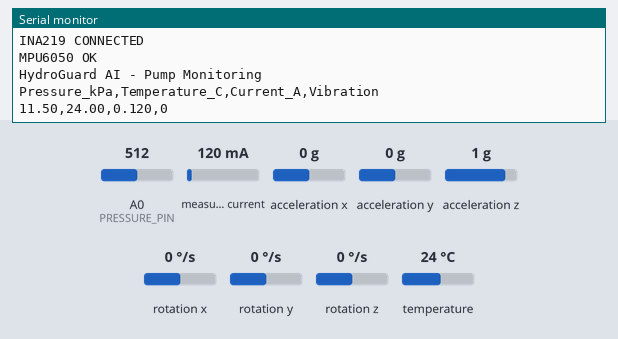
This sketch was run on a simulated ESP8266 (NodeMCU). On the bench: the last lines printed to the serial monitor. The test bench sets the inputs (shaded band); at power-on: measured current 120 mA, temperature 24 °C, A0 (PRESSURE_PIN) = 512, acceleration x 0 g, acceleration y 0 g, acceleration z 1 g, rotation x 0 °/s, rotation y 0 °/s, rotation z 0 °/s (analog values on the 0–1023 scale).

Above: at 2.3 s.
2.4 s: measured current set to 40 mA
At 3.7 s:
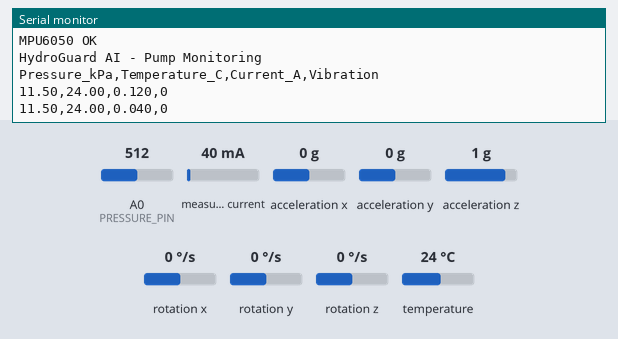
3.9 s: temperature set to 12 °C
At 4.8 s:
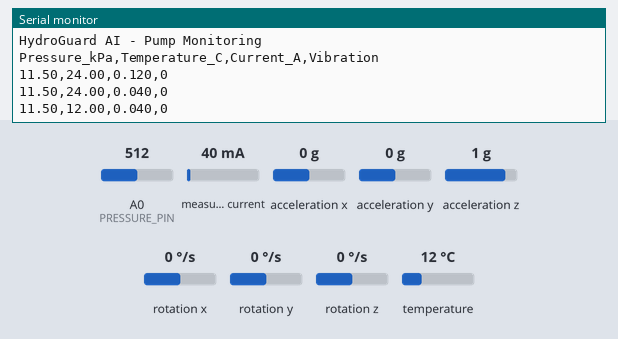
5.4 s: A0 (PRESSURE_PIN) set to 716
At 6.6 s:
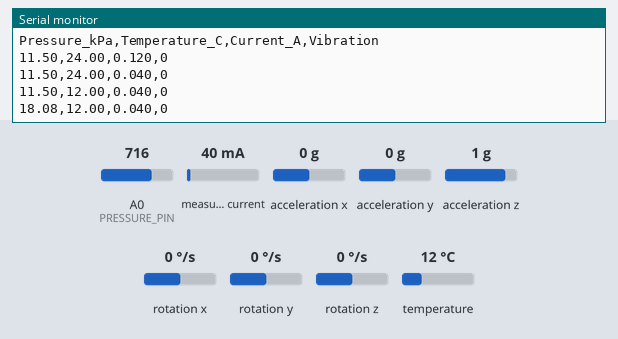
6.9 s: acceleration x set to -1.4 g
At 8.0 s:
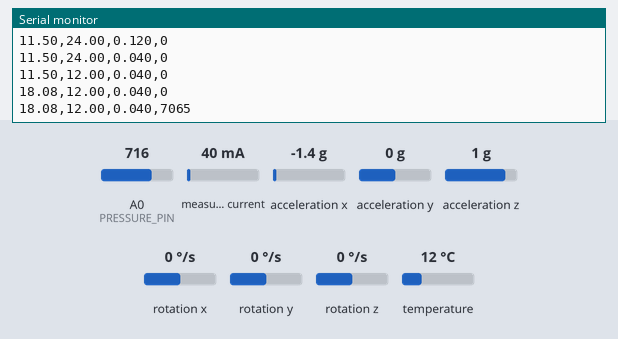
8.4 s: acceleration y set to -1.4 g
At 9.8 s:
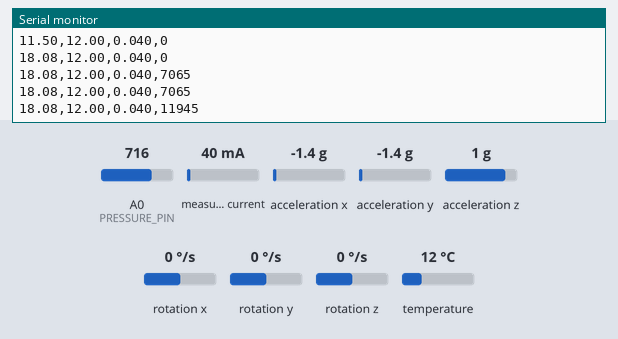
9.9 s: temperature set to 19 °C
At 11.2 s:
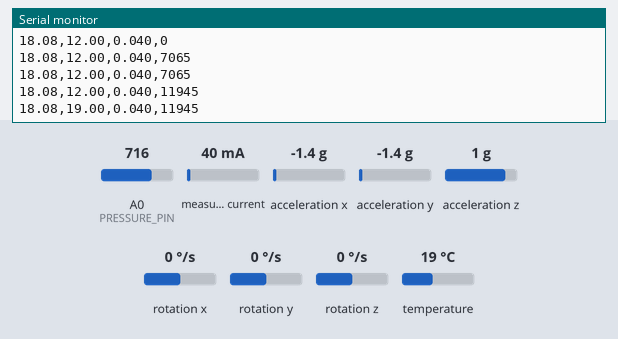
Timing chart, 0 to 12.4 s (numbered marks = the images above; inputs shaded):
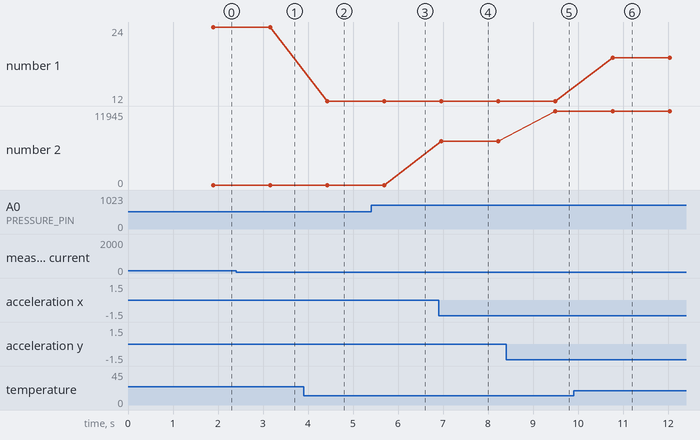

Measured:
- after the input at 2.4 s, the serial monitor: prints a new line after 0.76 s (image 1)
- after the input at 3.9 s, the serial monitor: prints a new line after 0.53 s (image 2)
- after the input at 5.4 s, the serial monitor: prints a new line after 0.29 s (image 3)
- after the input at 6.9 s, the serial monitor: prints a new line after 0.06 s (image 4)
- after the input at 8.4 s, the serial monitor: prints a new line after 1.1 s (image 5)
- after the input at 9.9 s, the serial monitor: prints a new line after 0.87 s (image 6)
- plotted number 1: 24 → 12 after the input at 3.9 s, 12 → 19 after the input at 9.9 s
- plotted number 2: 0 → 7065 after the input at 6.9 s, 7065 → 11945 after the input at 8.4 s

The sketch:

sketch.ino
```cpp
#include <Arduino.h>
#include "sensors.h"

void setup()
{
    Serial.begin(115200);

    delay(1000);

    pressureBegin();
    temperatureBegin();
    currentBegin();
    vibrationBegin();

    Serial.println("HydroGuard AI - Pump Monitoring");
    Serial.println("Pressure_kPa,Temperature_C,Current_A,Vibration");
}

void loop()
{
    updateTemperature();

    float pressure = readPressureKPa();
    float temperature = readTemperatureC();
    float current = readCurrentA();
    int vibration = readVibrationRaw();

    Serial.print(pressure, 2);
    Serial.print(",");
    Serial.print(temperature, 2);
    Serial.print(",");
    Serial.print(current, 3);
    Serial.print(",");
    Serial.println(vibration);

    delay(500);
}
```

current_sensor.cpp
```cpp
#include <Arduino.h>
#include <Wire.h>
#include <Adafruit_INA219.h>
#include "sensors.h"

namespace
{
    Adafruit_INA219 ina219;
    bool ina219OK = false;
}

void currentBegin()
{
    delay(100);

    Serial.println("Checking INA219...");

    if (ina219.begin())
    {
        ina219OK = true;
        Serial.println("INA219 CONNECTED");
    }
    else
    {
        ina219OK = false;
        Serial.println("INA219 NOT DETECTED!");
    }
}

float readCurrentA()
{
    if (!ina219OK)
    {
        return 0.0f;
    }

    float current_mA = ina219.getCurrent_mA();

    if (!isfinite(current_mA))
    {
        return 0.0f;
    }

    return current_mA / 1000.0f;
}
```

pressure_sensor.cpp
```cpp
#include <Arduino.h>
#include "sensors.h"

namespace
{
    constexpr int PRESSURE_PIN = A0;

    // UNO Q ADC
    constexpr float ADC_REFERENCE = 3.3f;
    constexpr int ADC_MAX = 16383;

    // GZP6847A 0-40 kPa, 5 V version
    constexpr float SENSOR_V_MIN = 0.5f;
    constexpr float SENSOR_V_MAX = 4.5f;

    constexpr float PRESSURE_MIN_KPA = 0.0f;
    constexpr float PRESSURE_MAX_KPA = 40.0f;

    // Set this to 1.0 if OUT is connected directly.
    // If you later add a voltage divider, change this
    // to the divider compensation factor.
    constexpr float VOLTAGE_DIVIDER_FACTOR = 1.0f;
}

void pressureBegin()
{
    pinMode(PRESSURE_PIN, INPUT);

    // UNO Q: 14-bit ADC = 0 to 16383
    analogReadResolution(14);
}

float readPressureVoltage()
{
    int raw = analogRead(PRESSURE_PIN);

    float adcVoltage =
        (static_cast<float>(raw) * ADC_REFERENCE) /
        static_cast<float>(ADC_MAX);

    // Recover actual sensor output voltage
    float sensorVoltage =
        adcVoltage * VOLTAGE_DIVIDER_FACTOR;

    return sensorVoltage;
}

float readPressureKPa()
{
    float voltage = readPressureVoltage();

    // 0.5 V = 0 kPa
    // 4.5 V = 40 kPa
    float pressure =
        (voltage - SENSOR_V_MIN) *
        (PRESSURE_MAX_KPA - PRESSURE_MIN_KPA) /
        (SENSOR_V_MAX - SENSOR_V_MIN) +
        PRESSURE_MIN_KPA;

    // Prevent negative values
    if (pressure < PRESSURE_MIN_KPA)
    {
        pressure = PRESSURE_MIN_KPA;
    }

    // Prevent values above sensor range
    if (pressure > PRESSURE_MAX_KPA)
    {
        pressure = PRESSURE_MAX_KPA;
    }

    return pressure;
}
```

sensors.h
```cpp
#ifndef SENSORS_H
#define SENSORS_H

#include <Arduino.h>

void pressureBegin();
void temperatureBegin();
void currentBegin();
void vibrationBegin();

void updateSensors();
void updateTemperature();

float readPressureVoltage();
float readPressureKPa();

float readTemperatureC();

float readCurrentVoltage();
float readCurrentA();

int readVibrationRaw();
float readVibrationLevel();

void printSensorData();

#endif
```

temperature_sensor.cpp
```cpp
#include <Arduino.h>
#include <OneWire.h>
#include <DallasTemperature.h>

#define TEMP_PIN D4

OneWire oneWire(TEMP_PIN);
DallasTemperature temperatureSensor(&oneWire);

float temperatureC = NAN;

void temperatureBegin()
{
    temperatureSensor.begin();

    Serial.println("DS18B20 initialized");

    int count = temperatureSensor.getDeviceCount();

    Serial.print("DS18B20 devices: ");
    Serial.println(count);

    if (count == 0)
    {
        Serial.println("DS18B20 NOT DETECTED!");
    }
}

void updateTemperature()
{
    temperatureSensor.requestTemperatures();

    float temp = temperatureSensor.getTempCByIndex(0);

    if (temp != DEVICE_DISCONNECTED_C &&
        temp >= -55.0 &&
        temp <= 125.0)
    {
        temperatureC = temp;
    }
}

float readTemperatureC()
{
    if (isnan(temperatureC))
    {
        return NAN;
    }

    return temperatureC;
}
```

vibration_sensor.cpp
```cpp
#include <Arduino.h>
#include <Wire.h>
#include <I2Cdev.h>
#include <MPU6050.h>
#include <math.h>

#include "sensors.h"

namespace
{
    MPU6050 mpu;

    bool mpuReady = false;

    float vibrationLevel = 0.0f;
    int vibrationRaw = 0;
}

void vibrationBegin()
{
    Wire.begin();

    mpu.initialize();

    if (mpu.testConnection())
    {
        mpuReady = true;
        Serial.println("MPU6050 OK");
    }
    else
    {
        mpuReady = false;
        Serial.println("MPU6050 ERROR");
    }
}

int readVibrationRaw()
{
    if (!mpuReady)
    {
        vibrationRaw = 0;
        vibrationLevel = 0.0f;
        return 0;
    }

    int16_t ax;
    int16_t ay;
    int16_t az;

    // Read ONE MPU6050 sample
    mpu.getAcceleration(
        &ax,
        &ay,
        &az
    );

    // MPU6050 default ±2g:
    // 16384 counts = 1g
    float ax_g =
        static_cast<float>(ax) / 16384.0f;

    float ay_g =
        static_cast<float>(ay) / 16384.0f;

    float az_g =
        static_cast<float>(az) / 16384.0f;

    float magnitude =
        sqrt(
            ax_g * ax_g +
            ay_g * ay_g +
            az_g * az_g
        );

    // Remove static gravity
    float dynamic_g =
        fabs(magnitude - 1.0f);

    // Convert g → m/s²
    vibrationLevel =
        dynamic_g * 9.80665f;

    // Store raw value from THE SAME sample
    vibrationRaw =
        static_cast<int>(
            vibrationLevel * 1000.0f
        );

    return vibrationRaw;
}

float readVibrationLevel()
{
    // IMPORTANT:
    // Do NOT read the MPU6050 again.
    // Return the level calculated from the
    // same sample used by readVibrationRaw().
    return vibrationLevel;
}
```
